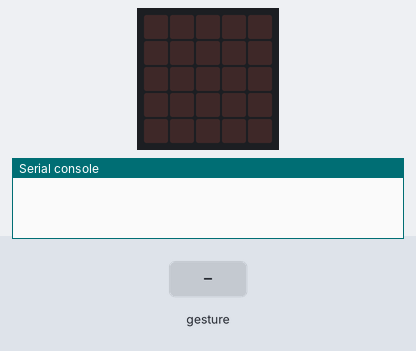
This program was run on a simulated BBC micro:bit (MakeCode). Shown: the board's 5×5 LED display, the last lines printed to the serial console. The test bench sets the inputs (shaded band). Random numbers come from a fixed seed; no radio messages arrive unless stated (any console line starting 'radio sent:' is added by the test bench); a tilt is held for 1.5 s and a shake lasts 1 s, then the board lies face up again.

Above: at 1.2 s.
1.3 s: gesture 'shake'
At 2.3 s:
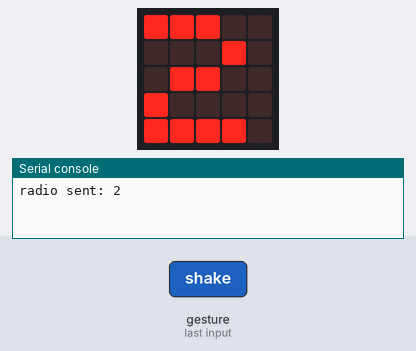
3.0 s: gesture 'shake'
At 3.6 s:
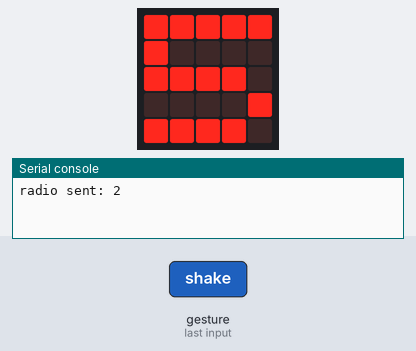
Timing chart, 0 to 6.0 s (numbered marks = the images above; inputs shaded):
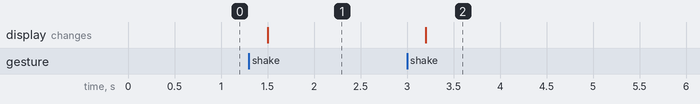

The program:

main.ts
```typescript
radio.onReceivedNumber(function (receivedNumber) {
    if (receivedNumber >= dice) {
        basic.showIcon(IconNames.Sad)
    }
    if (receivedNumber < 0) {
        basic.showIcon(IconNames.Happy)
    }
    if (receivedNumber == dice) {
        basic.showIcon(IconNames.Heart)
    }
})
input.onGesture(Gesture.Shake, function () {
    dice = randint(1, 6)
    basic.showNumber(dice)
    radio.sendNumber(dice)
})
let dice = 0
radio.setGroup(214)
```

test.ts
```typescript
// 在這裡測試；當此封包作為擴充功能時，將不會編譯此內容。
```

Measured:
- after the input at 1.3 s, the display: changes after 0.20 s (image 1)
- after the input at 3.0 s, the display: changes after 0.20 s (image 2)
